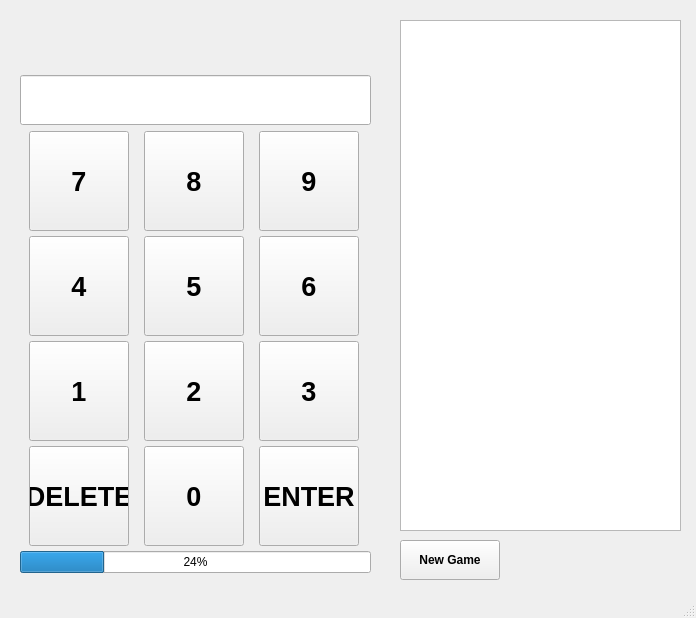
<?xml version="1.0" encoding="UTF-8"?>
<ui version="4.0">
 <class>MainWindow</class>
 <widget class="QMainWindow" name="MainWindow">
  <property name="geometry">
   <rect>
    <x>0</x>
    <y>0</y>
    <width>696</width>
    <height>618</height>
   </rect>
  </property>
  <property name="windowTitle">
   <string>KidsCalc</string>
  </property>
  <widget class="QWidget" name="centralwidget">
   <widget class="QWidget" name="verticalLayoutWidget">
    <property name="geometry">
     <rect>
      <x>20</x>
      <y>19</y>
      <width>351</width>
      <height>554</height>
     </rect>
    </property>
    <layout class="QVBoxLayout" name="verticalLayout">
     <item>
      <widget class="QLabel" name="qLabel">
       <property name="minimumSize">
        <size>
         <width>0</width>
         <height>50</height>
        </size>
       </property>
       <property name="maximumSize">
        <size>
         <width>16777215</width>
         <height>50</height>
        </size>
       </property>
       <property name="font">
        <font>
         <pointsize>20</pointsize>
         <bold>true</bold>
        </font>
       </property>
       <property name="text">
        <string/>
       </property>
      </widget>
     </item>
     <item>
      <widget class="QLineEdit" name="resEdit">
       <property name="minimumSize">
        <size>
         <width>0</width>
         <height>50</height>
        </size>
       </property>
       <property name="maximumSize">
        <size>
         <width>16777215</width>
         <height>50</height>
        </size>
       </property>
       <property name="font">
        <font>
         <pointsize>20</pointsize>
         <bold>true</bold>
        </font>
       </property>
      </widget>
     </item>
     <item>
      <layout class="QGridLayout" name="gridLayout">
       <item row="2" column="0">
        <widget class="QPushButton" name="btn1">
         <property name="minimumSize">
          <size>
           <width>100</width>
           <height>100</height>
          </size>
         </property>
         <property name="maximumSize">
          <size>
           <width>100</width>
           <height>100</height>
          </size>
         </property>
         <property name="font">
          <font>
           <pointsize>20</pointsize>
           <bold>true</bold>
          </font>
         </property>
         <property name="text">
          <string>1</string>
         </property>
        </widget>
       </item>
       <item row="2" column="1">
        <widget class="QPushButton" name="btn2">
         <property name="minimumSize">
          <size>
           <width>100</width>
           <height>100</height>
          </size>
         </property>
         <property name="maximumSize">
          <size>
           <width>100</width>
           <height>100</height>
          </size>
         </property>
         <property name="font">
          <font>
           <pointsize>20</pointsize>
           <bold>true</bold>
          </font>
         </property>
         <property name="text">
          <string>2</string>
         </property>
        </widget>
       </item>
       <item row="3" column="1">
        <widget class="QPushButton" name="btn0">
         <property name="minimumSize">
          <size>
           <width>100</width>
           <height>100</height>
          </size>
         </property>
         <property name="maximumSize">
          <size>
           <width>100</width>
           <height>100</height>
          </size>
         </property>
         <property name="font">
          <font>
           <pointsize>20</pointsize>
           <bold>true</bold>
          </font>
         </property>
         <property name="text">
          <string>0</string>
         </property>
        </widget>
       </item>
       <item row="0" column="2">
        <widget class="QPushButton" name="btn9">
         <property name="minimumSize">
          <size>
           <width>100</width>
           <height>100</height>
          </size>
         </property>
         <property name="maximumSize">
          <size>
           <width>100</width>
           <height>100</height>
          </size>
         </property>
         <property name="font">
          <font>
           <pointsize>20</pointsize>
           <bold>true</bold>
          </font>
         </property>
         <property name="text">
          <string>9</string>
         </property>
        </widget>
       </item>
       <item row="1" column="1">
        <widget class="QPushButton" name="btn5">
         <property name="minimumSize">
          <size>
           <width>100</width>
           <height>100</height>
          </size>
         </property>
         <property name="maximumSize">
          <size>
           <width>100</width>
           <height>100</height>
          </size>
         </property>
         <property name="font">
          <font>
           <pointsize>20</pointsize>
           <bold>true</bold>
          </font>
         </property>
         <property name="text">
          <string>5</string>
         </property>
        </widget>
       </item>
       <item row="0" column="1">
        <widget class="QPushButton" name="btn8">
         <property name="minimumSize">
          <size>
           <width>100</width>
           <height>100</height>
          </size>
         </property>
         <property name="maximumSize">
          <size>
           <width>100</width>
           <height>100</height>
          </size>
         </property>
         <property name="font">
          <font>
           <pointsize>20</pointsize>
           <bold>true</bold>
          </font>
         </property>
         <property name="text">
          <string>8</string>
         </property>
        </widget>
       </item>
       <item row="1" column="0">
        <widget class="QPushButton" name="btn4">
         <property name="minimumSize">
          <size>
           <width>100</width>
           <height>100</height>
          </size>
         </property>
         <property name="maximumSize">
          <size>
           <width>100</width>
           <height>100</height>
          </size>
         </property>
         <property name="font">
          <font>
           <pointsize>20</pointsize>
           <bold>true</bold>
          </font>
         </property>
         <property name="text">
          <string>4</string>
         </property>
        </widget>
       </item>
       <item row="1" column="2">
        <widget class="QPushButton" name="btn6">
         <property name="minimumSize">
          <size>
           <width>100</width>
           <height>100</height>
          </size>
         </property>
         <property name="maximumSize">
          <size>
           <width>100</width>
           <height>100</height>
          </size>
         </property>
         <property name="font">
          <font>
           <pointsize>20</pointsize>
           <bold>true</bold>
          </font>
         </property>
         <property name="text">
          <string>6</string>
         </property>
        </widget>
       </item>
       <item row="3" column="2">
        <widget class="QPushButton" name="btnGo">
         <property name="minimumSize">
          <size>
           <width>100</width>
           <height>100</height>
          </size>
         </property>
         <property name="maximumSize">
          <size>
           <width>100</width>
           <height>100</height>
          </size>
         </property>
         <property name="font">
          <font>
           <pointsize>20</pointsize>
           <bold>true</bold>
          </font>
         </property>
         <property name="text">
          <string>ENTER</string>
         </property>
        </widget>
       </item>
       <item row="2" column="2">
        <widget class="QPushButton" name="btn3">
         <property name="minimumSize">
          <size>
           <width>100</width>
           <height>100</height>
          </size>
         </property>
         <property name="maximumSize">
          <size>
           <width>100</width>
           <height>100</height>
          </size>
         </property>
         <property name="font">
          <font>
           <pointsize>20</pointsize>
           <bold>true</bold>
          </font>
         </property>
         <property name="text">
          <string>3</string>
         </property>
        </widget>
       </item>
       <item row="0" column="0">
        <widget class="QPushButton" name="btn7">
         <property name="minimumSize">
          <size>
           <width>100</width>
           <height>100</height>
          </size>
         </property>
         <property name="maximumSize">
          <size>
           <width>100</width>
           <height>100</height>
          </size>
         </property>
         <property name="font">
          <font>
           <pointsize>20</pointsize>
           <bold>true</bold>
          </font>
         </property>
         <property name="text">
          <string>7</string>
         </property>
        </widget>
       </item>
       <item row="3" column="0">
        <widget class="QPushButton" name="btnDel">
         <property name="minimumSize">
          <size>
           <width>100</width>
           <height>100</height>
          </size>
         </property>
         <property name="maximumSize">
          <size>
           <width>100</width>
           <height>100</height>
          </size>
         </property>
         <property name="font">
          <font>
           <pointsize>20</pointsize>
           <bold>true</bold>
          </font>
         </property>
         <property name="text">
          <string>DELETE</string>
         </property>
        </widget>
       </item>
      </layout>
     </item>
     <item>
      <widget class="QProgressBar" name="progressBar">
       <property name="value">
        <number>24</number>
       </property>
      </widget>
     </item>
    </layout>
   </widget>
   <widget class="QTextEdit" name="outputPanel">
    <property name="geometry">
     <rect>
      <x>400</x>
      <y>20</y>
      <width>281</width>
      <height>511</height>
     </rect>
    </property>
    <property name="font">
     <font>
      <pointsize>14</pointsize>
     </font>
    </property>
    <property name="readOnly">
     <bool>true</bool>
    </property>
    <property name="html">
     <string>&lt;!DOCTYPE HTML PUBLIC &quot;-//W3C//DTD HTML 4.0//EN&quot; &quot;http://www.w3.org/TR/REC-html40/strict.dtd&quot;&gt;
&lt;html&gt;&lt;head&gt;&lt;meta name=&quot;qrichtext&quot; content=&quot;1&quot; /&gt;&lt;meta charset=&quot;utf-8&quot; /&gt;&lt;style type=&quot;text/css&quot;&gt;
p, li { white-space: pre-wrap; }
hr { height: 1px; border-width: 0; }
li.unchecked::marker { content: &quot;\2610&quot;; }
li.checked::marker { content: &quot;\2612&quot;; }
&lt;/style&gt;&lt;/head&gt;&lt;body style=&quot; font-family:'.AppleSystemUIFont'; font-size:14pt; font-weight:400; font-style:normal;&quot;&gt;
&lt;p style=&quot;-qt-paragraph-type:empty; margin-top:0px; margin-bottom:0px; margin-left:0px; margin-right:0px; -qt-block-indent:0; text-indent:0px; font-size:10pt;&quot;&gt;&lt;br /&gt;&lt;/p&gt;&lt;/body&gt;&lt;/html&gt;</string>
    </property>
   </widget>
   <widget class="QPushButton" name="newGameBtn">
    <property name="geometry">
     <rect>
      <x>400</x>
      <y>540</y>
      <width>100</width>
      <height>40</height>
     </rect>
    </property>
    <property name="minimumSize">
     <size>
      <width>0</width>
      <height>40</height>
     </size>
    </property>
    <property name="font">
     <font>
      <bold>true</bold>
     </font>
    </property>
    <property name="text">
     <string>New Game</string>
    </property>
   </widget>
  </widget>
  <widget class="QStatusBar" name="statusbar"/>
 </widget>
 <resources/>
 <connections/>
</ui>
